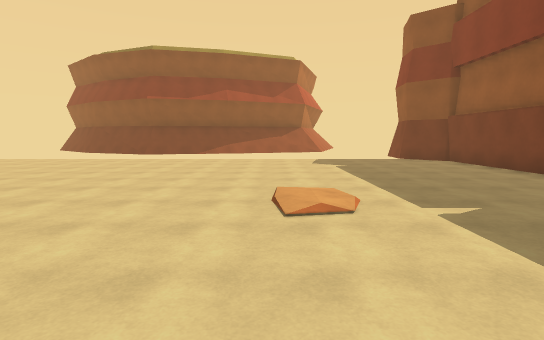
view 1 (above)

24 first-person views from a walk through a scene from a Unity 3-D project. The camera is 1.5 m above the floor, tilts 6° down and sees 80° across. The floor is counted in squares, 2 m on a side. Each view is taken from the middle of a square. On the plan, view 1 faces up. The plan holds only what a view shows up to about 11 squares ahead; the rest is blank. The place goes on beyond the plan.

view 2
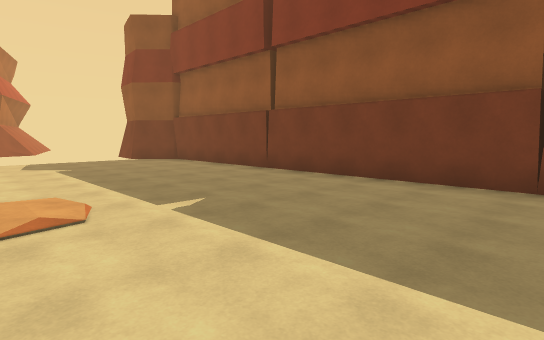

view 3
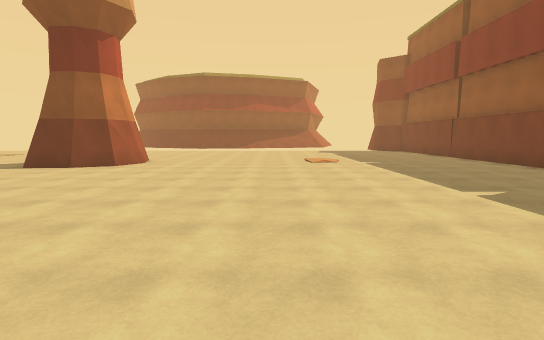

view 4
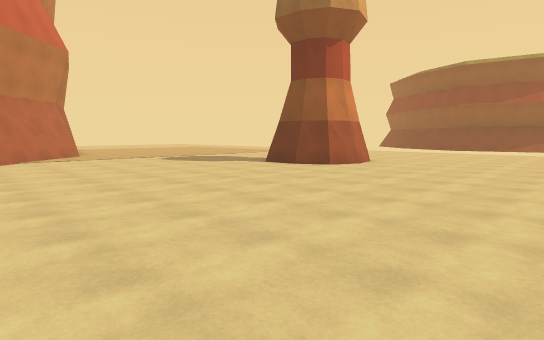

view 5
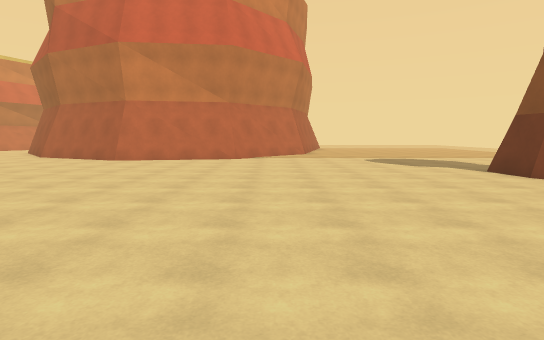

view 6
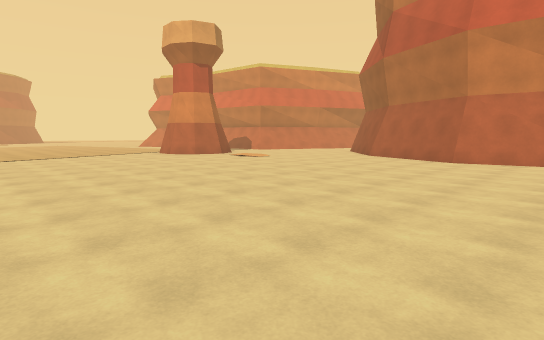

view 7
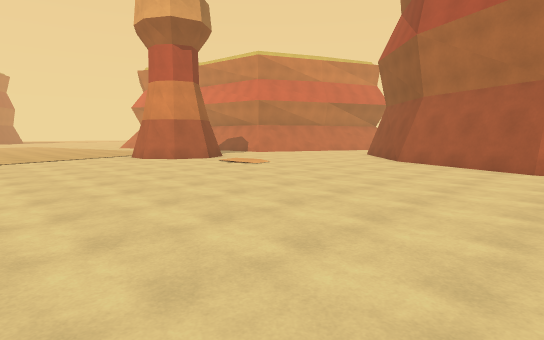

view 8
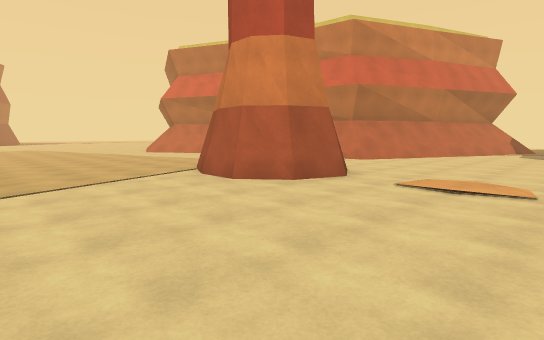

view 9
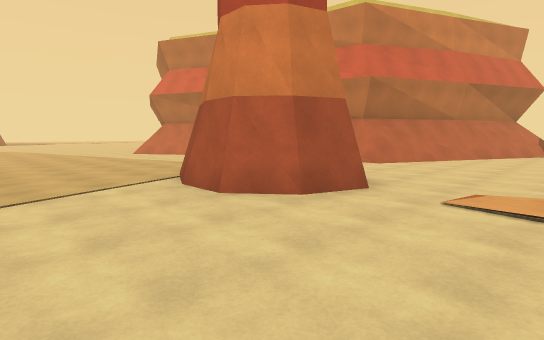

view 10
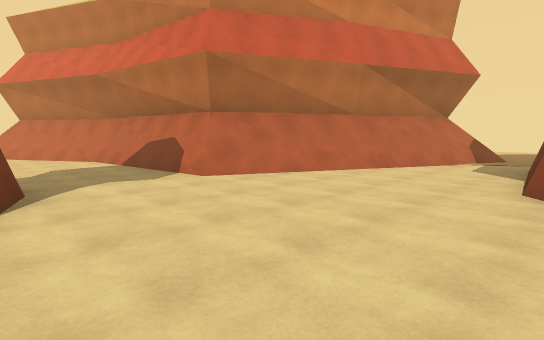

view 11
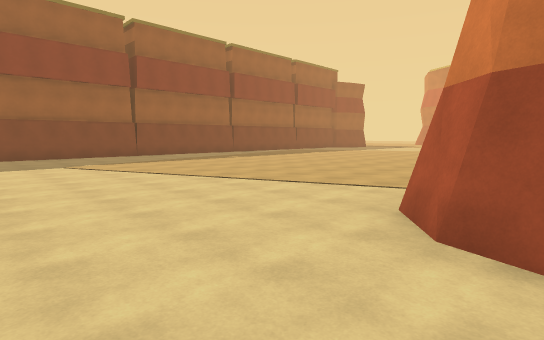

view 12
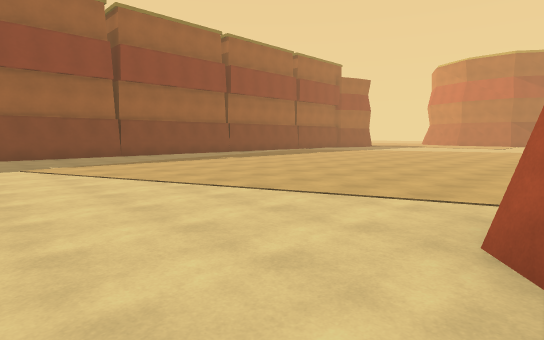

view 13
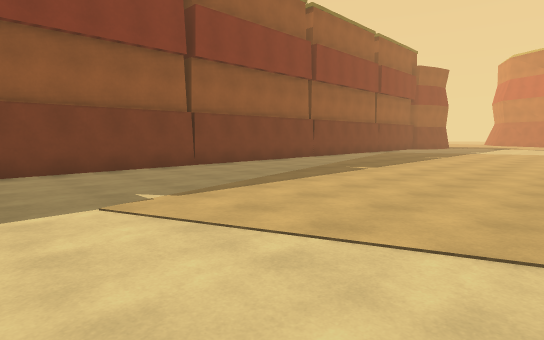

view 14
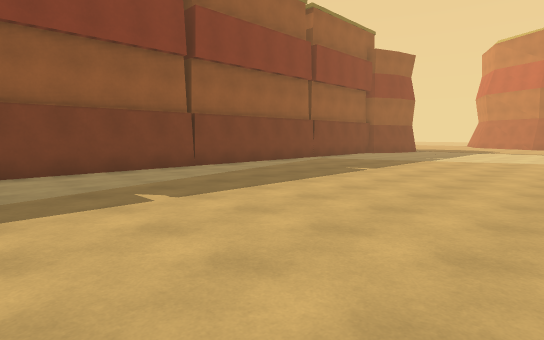

view 15
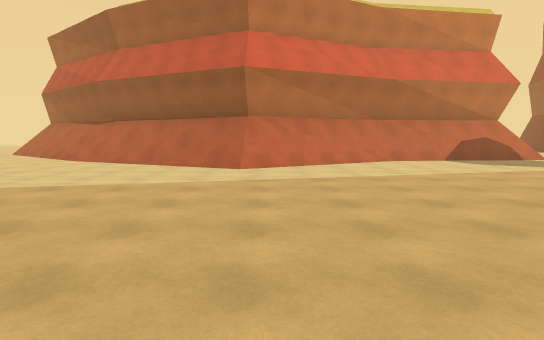

view 16
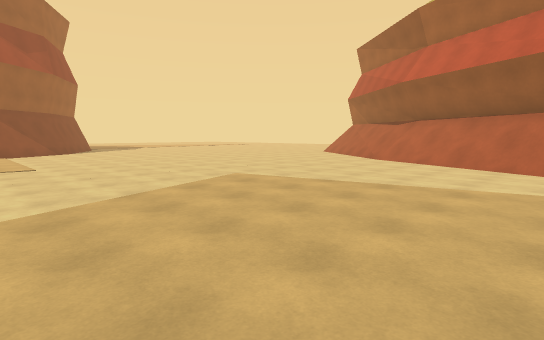

view 17
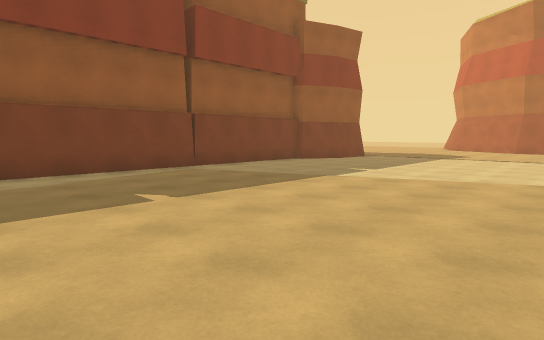

view 18
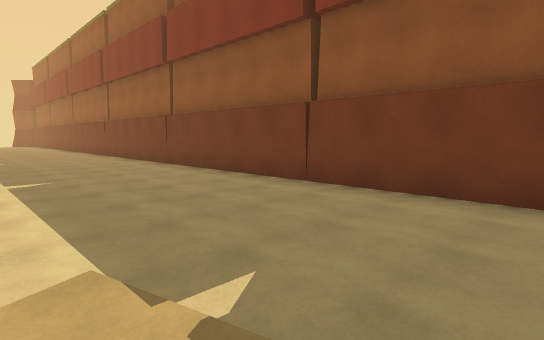

view 19
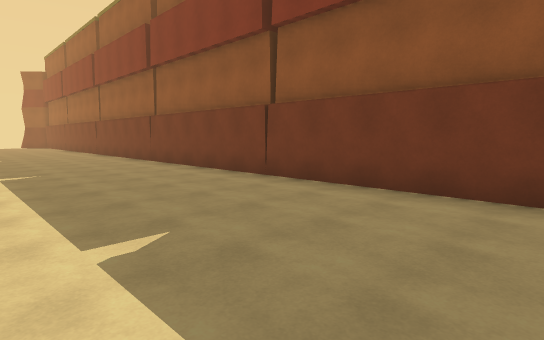

view 20
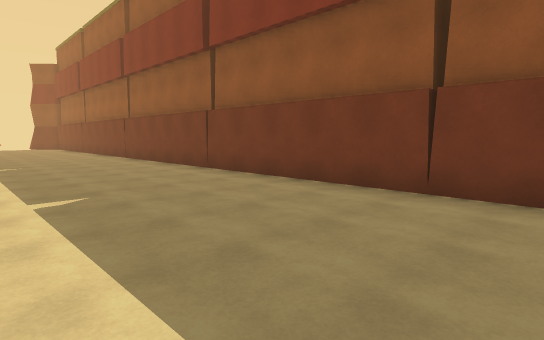

view 21
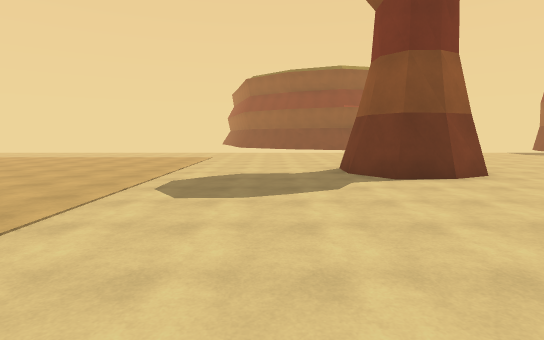

view 22
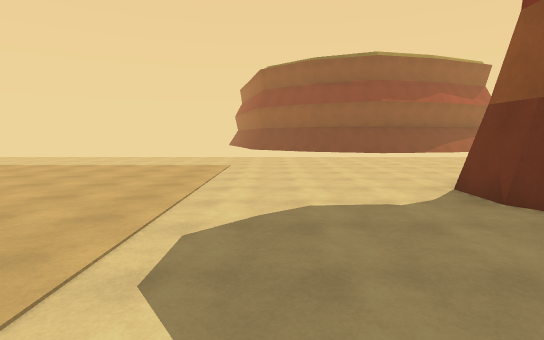

view 23
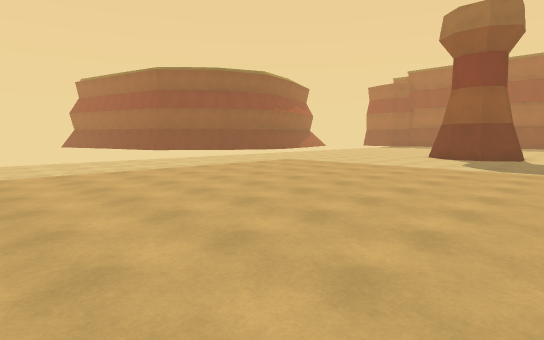

view 24
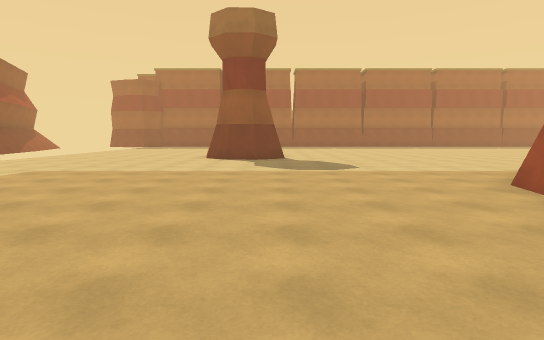

### Floor plan
Points are (right, up) in squares from view 1. A wall is a line through its corners. A room is listed if a view was taken in it or the views show most of it. See-through windows are left out.
Room 1 (views 1, 2, 3, 4, 5, 6, 7, 8, 9, 10, 11, 12, 13, 14, 15, 16, 17, 18, 19, 20, 21, 22, 23, 24)
walls: (-10.1, -7.6) (-11.6, -10.9) (-12.3, -11.6); (-11.4, -11) (-12.5, -12.1); (-9, -16.9) (-8.2, -16.4) (-7.2, -16.7) (-6.6, -17.5) (-6.7, -18.6); (-6.6, -18.5) (-7.1, -19.6); (-6.8, -18.5) (-7.3, -19.5); (-9.5, -18) (-9.3, -17.1); (-14.1, -13.5) (-17.4, -13.9); (-12.9, -2.3) (-11.2, -3.9); (-12.8, -2.1) (-10.7, -4.2) (-10, -7.8); (-12.6, -18.5) (-12.5, -21); (-12.9, -18.7) (-12.4, -23.6) (-10.5, -27.7); (-6.8, 1.7) (-7.4, 2.4) (-7.3, 3.4) (-6.9, 3.8); (-13.2, -19) (-13, -20); (-13.9, -1.6) (-13, -1.8); (-4.8, 3) (-5, 2.4); (-16.5, -17.4) (-13.2, -19.2); (-12.4, -21.5) (-12.3, -23.5); (-17.1, -16.7) (-14.4, -18.2); (-4.9, 3.9) (-4.7, 2.9) (-4.9, 2.2) (-5.7, 1.8) (-6.7, 1.7) (-7.2, 2.6); (5.9, 0.5) (5.2, 0.5); (-11.6, -24.7) (-10.2, -27.4); (-11.2, -27) (-10.9, -27.6) (-11.4, -28.7); (-10.7, -27.6) (-12.9, -32.3); (-11.4, -28.8) (-13.1, -32.3); (5.3, -33.4) (5.3, 9.7) (4.3, 10.8)
low walls: (-9.9, -7.7) (-11.2, -10.5); (-12.3, -21.4) (-12.1, -23.4) (-9.8, -27.6); (-17.1, -16.4) (-15.4, -17.2)
ways out: opening at (-17, -15)

Where each view was taken, in squares from view 1:
view 1: 0 up, 0 right, facing up
view 2: 0 up, 0 right, facing up-right
view 3: 6 down, 1 left, facing up
view 4: 5 down, 0 right, facing up-left
view 5: 3 down, 0 right, facing left
view 6: 5 down, 0 right, facing down-left
view 7: 7 down, 2 left, facing down-left
view 8: 13 down, 3 left, facing down-left
view 9: 14 down, 4 left, facing down-left
view 10: 13 down, 9 left, facing down-left
view 11: 14 down, 8 left, facing down-right
view 12: 15 down, 7 left, facing down-right
view 13: 15 down, 2 left, facing down-right
view 14: 20 down, 2 left, facing down-right
view 15: 27 down, 2 left, facing left
view 16: 28 down, 2 left, facing down-left
view 17: 25 down, 2 left, facing down-right
view 18: 18 down, 1 right, facing up-right
view 19: 14 down, 1 right, facing up-right
view 20: 11 down, 1 right, facing up-right
view 21: 4 down, 9 left, facing up
view 22: 1 down, 10 left, facing up
view 23: 0 up, 19 left, facing up-right
view 24: 2 up, 18 left, facing right
